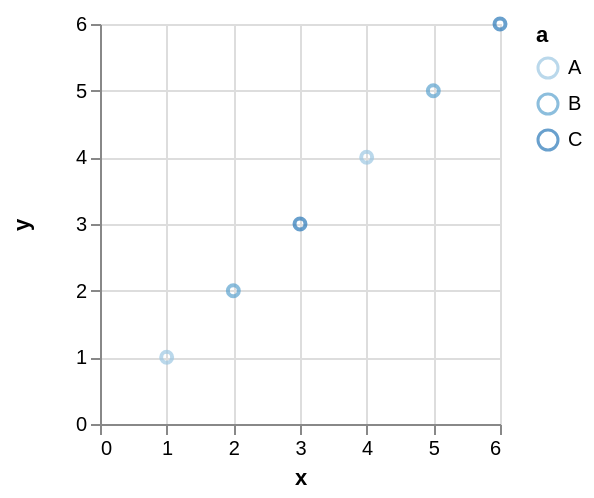

Write a Vega-Lite specification for this figure.
### Vega specification from a JSON file in a GitHub repository (floating-point values rounded to 4 significant figures)
{"$schema": "https://vega.github.io/schema/vega/v3.json", "autosize": "pad", "padding": 5, "width": 200, "height": 200, "style": "cell", "data": [{"name": "source_0", "values": [{"a": "B", "x": 2, "y": 2}, {"a": "A", "x": 1, "y": 1}, {"a": "A", "x": 4, "y": 4}, {"a": "B", "x": 5, "y": 5}, {"a": "C", "x": 3, "y": 3}, {"a": "C", "x": 6, "y": 6}]}, {"name": "data_0", "source": "source_0", "transform": [{"type": "formula", "expr": "toNumber(datum[\"x\"])", "as": "x"}, {"type": "formula", "expr": "toNumber(datum[\"y\"])", "as": "y"}, {"type": "filter", "expr": "datum[\"x\"] !== null && !isNaN(datum[\"x\"]) && datum[\"y\"] !== null && !isNaN(datum[\"y\"])"}]}], "marks": [{"name": "marks", "type": "symbol", "style": ["point"], "from": {"data": "data_0"}, "encode": {"update": {"opacity": {"value": 0.7}, "fill": {"value": "transparent"}, "stroke": {"scale": "color", "field": "a"}, "x": {"scale": "x", "field": "x"}, "y": {"scale": "y", "field": "y"}}}}], "scales": [{"name": "x", "type": "linear", "domain": {"data": "data_0", "field": "x"}, "range": [0, {"signal": "width"}], "nice": true, "zero": true}, {"name": "y", "type": "linear", "domain": {"data": "data_0", "field": "y"}, "range": [{"signal": "height"}, 0], "nice": true, "zero": true}, {"name": "color", "type": "ordinal", "domain": {"data": "data_0", "field": "a", "sort": true}, "range": "ordinal"}], "axes": [{"scale": "x", "orient": "bottom", "grid": false, "title": "x", "labelFlush": true, "labelOverlap": true, "tickCount": {"signal": "ceil(width/40)"}, "zindex": 1}, {"scale": "x", "orient": "bottom", "grid": true, "tickCount": {"signal": "ceil(width/40)"}, "gridScale": "y", "domain": false, "labels": false, "maxExtent": 0, "minExtent": 0, "ticks": false, "zindex": 0}, {"scale": "y", "orient": "left", "grid": false, "title": "y", "labelOverlap": true, "tickCount": {"signal": "ceil(height/40)"}, "zindex": 1}, {"scale": "y", "orient": "left", "grid": true, "tickCount": {"signal": "ceil(height/40)"}, "gridScale": "x", "domain": false, "labels": false, "maxExtent": 0, "minExtent": 0, "ticks": false, "zindex": 0}], "legends": [{"stroke": "color", "title": "a", "encode": {"symbols": {"update": {"fill": {"value": "transparent"}, "opacity": {"value": 0.7}}}}}], "config": {"axisY": {"minExtent": 30}}}
